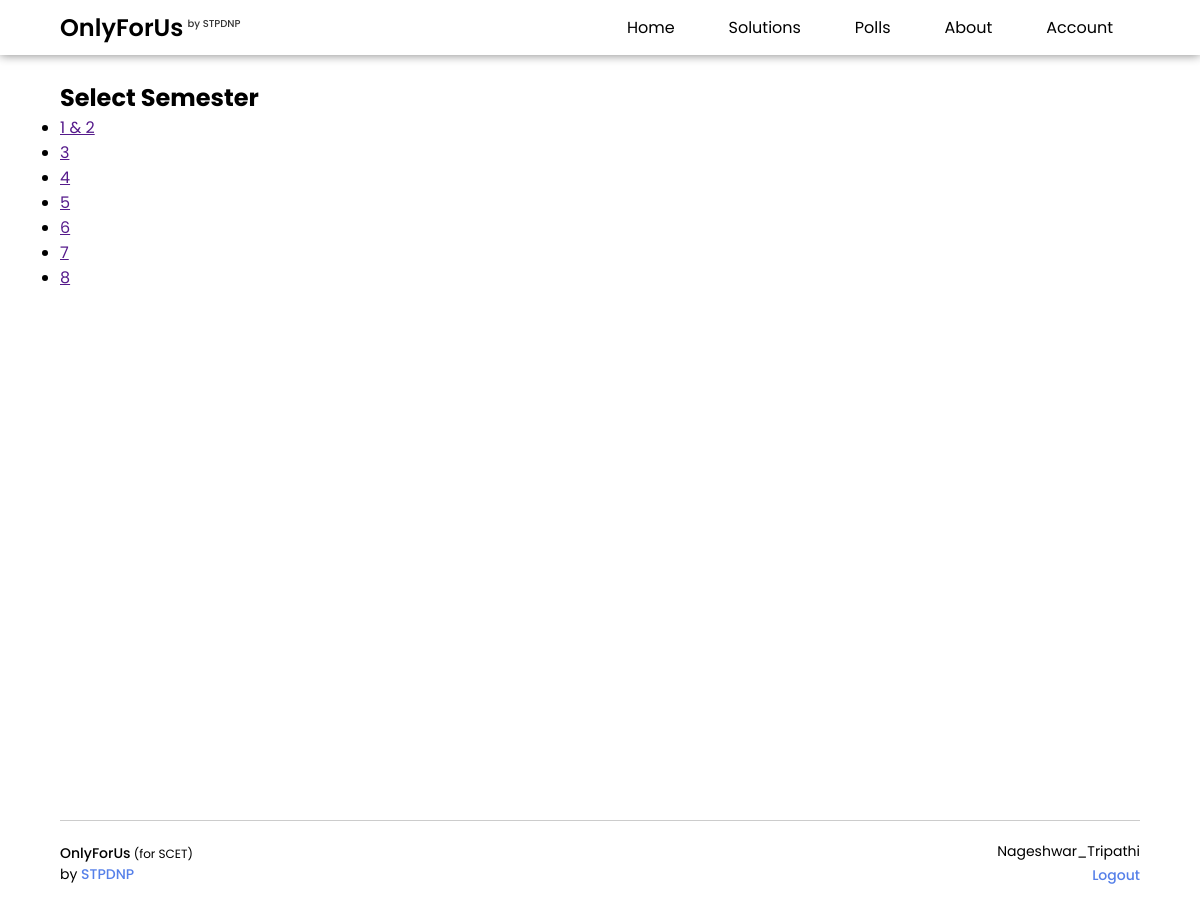
Page /choose-semester/ (signed in) on the committed database.
### main/models.py (models this page shows)
class Semester(models.Model):
	semester_number = models.CharField(max_length=255, unique=True)
	course = models.ForeignKey('Course', on_delete=models.CASCADE)
	def __str__(self):
		return self.semester_number

### main/views.py (the view)
# urls.py: path('choose-semester/', views.semesters),
def semesters(request):
	if request.session.has_key('username'):
		username = request.session['username']
		all_semesters = Semester.objects.all()
		data = {
			'username' : username,
			'semesters': all_semesters,
		}
		return render(request, 'main/semesters.html', data)
	else:
		return redirect('/login/')

### main/templates/main/semesters.html (shortened to what this page needs)
{% extends 'main/base.html' %}
{% load static %}
{% block body %}
    {% include 'main/navbar.html' %}
    <section class="container">
        <br><br>
        <h1>Select Semester</h1>
        <div class="semster-block">
            <ul class="semester-list">
                {% for sem in semesters %}
                    <li><a href="" >{{sem}}</a></li>
                {% endfor %}
            </ul>
        </div>
    </section>
     {% include 'main/footer.html' %}
{% endblock %}

### main/templates/main/semesters.html (style rules this page uses)
.container { min-height: 100vh; width: 90%; margin: auto; padding-top: 30px; }

### main/templates/main/base.html (style rules this page uses)
* { margin: 0; padding: 0; box-sizing: border-box; }
html { scroll-behavior: smooth; }
body { font-family: 'Poppins'; font-weight: 400; }

### rows in the picture
Semester: semester_number "1 & 2"
Semester: semester_number "3"
Semester: semester_number "4"
Semester: semester_number "5"
Semester: semester_number "6"
Semester: semester_number "7"
Semester: semester_number "8"

### other values in the picture
{{ username }} "Nageshwar_Tripathi"
